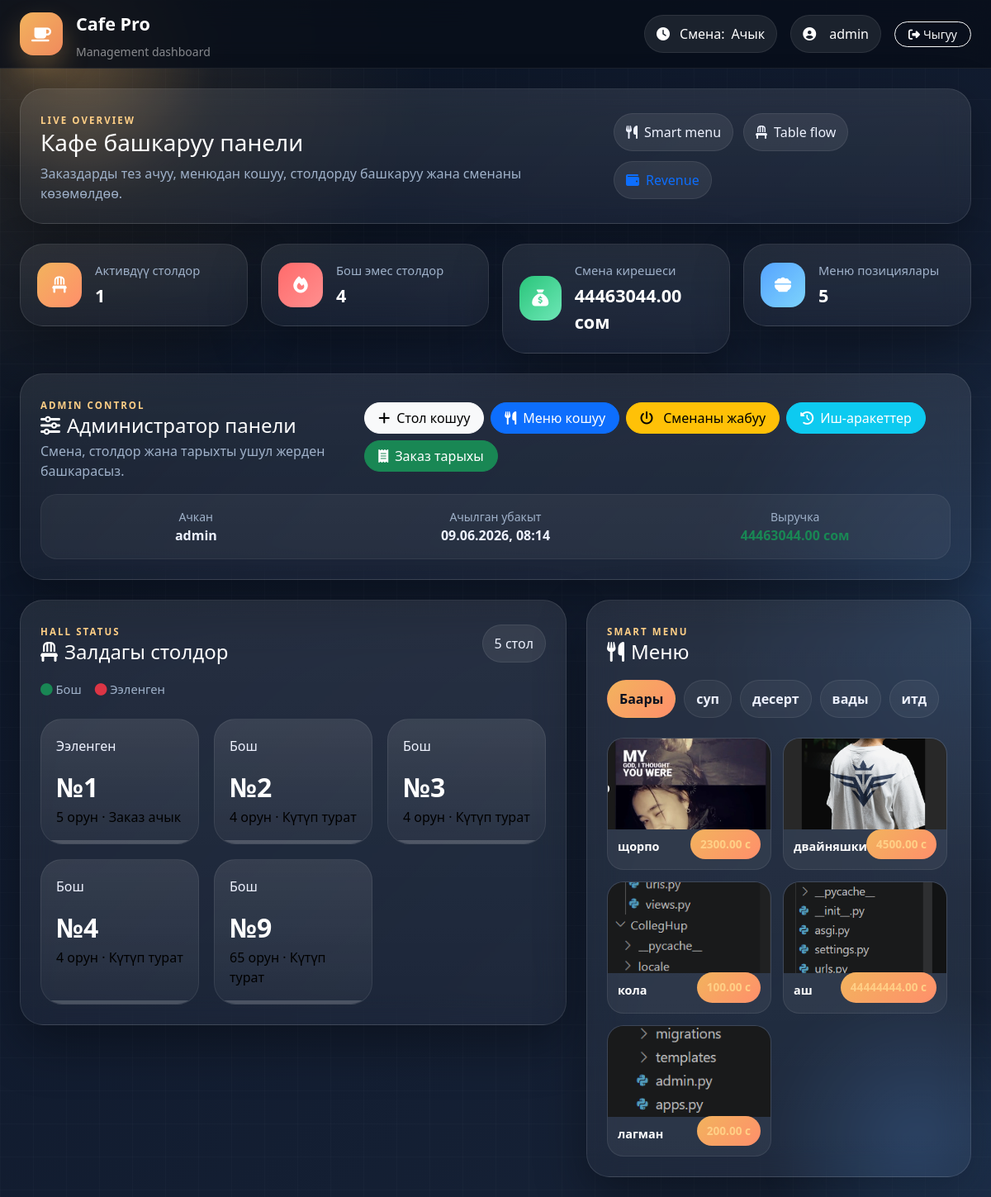
The page /dashboard/ (signed in) on the database its author committed.
### cafe/models.py (models this page shows, shortened)
class Shift(models.Model):
    STATUS_CHOICES = [
        ('open', 'Ачык'),
        ('closed', 'Жабык'),
    ]
    opened_by = models.ForeignKey(User, on_delete=models.CASCADE)
    status = models.CharField(max_length=20, choices=STATUS_CHOICES, default='open')
    opened_at = models.DateTimeField(auto_now_add=True)
    closed_at = models.DateTimeField(null=True, blank=True)
    def revenue(self):
        orders = Order.objects.filter(
            status='closed',
            created_at__gte=self.opened_at
        )
        return sum(o.total() for o in orders)

class Order(models.Model):
    STATUS_CHOICES = [
        ('open', 'Ачык'),
        ('closed', 'Жабык'),
        ('cancelled', 'Жокко чыгарылган'),
    ]
    table = models.ForeignKey(Table, on_delete=models.CASCADE)
    waiter = models.ForeignKey(User, on_delete=models.CASCADE)
    status = models.CharField(max_length=20, choices=STATUS_CHOICES, default='open')
    created_at = models.DateTimeField(auto_now_add=True)
    closed_at = models.DateTimeField(null=True, blank=True)
    def total(self):
        return sum(item.subtotal() for item in self.orderitem_set.all())

class OrderItem(models.Model):
    order = models.ForeignKey(Order, on_delete=models.CASCADE)
    menu_item = models.ForeignKey(MenuItem, on_delete=models.CASCADE)
    quantity = models.IntegerField(default=1)        # Саны
    def subtotal(self):
        return self.menu_item.price * self.quantity

class MenuItem(models.Model):
    category = models.ForeignKey(Category, on_delete=models.CASCADE)
    name = models.CharField(max_length=200)          # Тамактын аты
    price = models.DecimalField(max_digits=10, decimal_places=2)  # Баасы
    image = models.ImageField(upload_to='menu/', blank=True, null=True)
    is_available = models.BooleanField(default=True) # Бар/Жок

class Table(models.Model):
    STATUS_CHOICES = [
        ('free', 'Бош'),
        ('busy', 'Ээленген'),
        ('selected', 'Тандалган'),
    ]
    number = models.IntegerField(unique=True)        # Стол номери
    seats = models.IntegerField()                    # Орун саны
    status = models.CharField(max_length=20, choices=STATUS_CHOICES, default='free')

class Category(models.Model):
    name = models.CharField(max_length=100)          # Категория аты

### cafe/views.py (the view)
# urls.py: path('dashboard/', views.dashboard_view, name='dashboard'),
@login_required
def dashboard_view(request):
    context = get_base_context(request)
    return render(request, 'dashboard.html', context)

### cafe/views.py (called while the page is built)
def get_base_context(request):
    tables = Table.objects.all()
    menu_items = MenuItem.objects.all()
    categories = Category.objects.all()
    active_shift = Shift.objects.filter(status='open').first()
    return {
        'tables': tables,
        'menu_items': menu_items,
        'categories': categories,
        'active_shift': active_shift,
        'active_tables': tables.filter(status='busy').count(),
        'free_tables': tables.filter(status='free').count(),
        'menu_count': menu_items.count(),
    }

### templates/dashboard.html (shortened to what this page needs)
{% load static %}
<!DOCTYPE html>
<html lang="ky">
<head>
    <link href="https://cdn.jsdelivr.net/npm/bootstrap@5.3.0/dist/css/bootstrap.min.css" rel="stylesheet">
    <link rel="stylesheet" href="https://cdnjs.cloudflare.com/ajax/libs/font-awesome/6.4.0/css/all.min.css">
    <link rel="stylesheet" href="{% static 'css/style.css' %}">
</head>
<body>
    <div class="bg-orb orb-1"></div>
    <div class="bg-orb orb-2"></div>
    <div class="bg-grid"></div>
    <nav class="navbar navbar-expand-lg premium-navbar px-3 px-lg-4">
        <div class="container-fluid p-0">
            <div class="d-flex align-items-center gap-3">
                <div class="nav-logo"><i class="fas fa-coffee"></i></div>
                <div>
                    <span class="navbar-brand mb-0 d-block">Cafe Pro</span>
                    <small class="text-white-50">Management dashboard</small>
                </div>
            </div>
            <div class="d-flex align-items-center text-white gap-3 flex-wrap justify-content-end">
                <span class="shift-pill">
                    <i class="fas fa-clock me-1"></i>Смена:
                    <span>{% if active_shift %}Ачык{% else %}Жабык{% endif %}</span>
                </span>
                <span class="user-pill"><i class="fas fa-user-circle me-2"></i>{{ request.user.username }}</span>
                <a href="{% url 'logout' %}" class="btn btn-outline-light btn-sm rounded-pill px-3">
                    <i class="fas fa-sign-out-alt me-1"></i>Чыгуу
                </a>
            </div>
        </div>
    </nav>
    <main class="container-fluid px-3 px-lg-4 py-4">
        <section class="hero-banner glass-card mb-4">
            <div>
                <span class="section-kicker">LIVE OVERVIEW</span>
                <h3 class="mb-2">Кафе башкаруу панели</h3>
                <p class="text-muted mb-0">Заказдарды тез ачуу, менюдан кошуу, столдорду башкаруу жана сменаны көзөмөлдөө.</p>
            </div>
            <div class="hero-badges">
                <span><i class="fas fa-utensils"></i> Smart menu</span>
                <span><i class="fas fa-chair"></i> Table flow</span>
                <a href="{% url 'revenue' %}" class="text-decoration-none">
                    <span><i class="fas fa-wallet"></i> Revenue</span>
                </a>
            </div>
        </section>
        <section class="row g-3 mb-4">
            <div class="col-6 col-xl-3">
                <div class="stat-card glass-card">
                    <div class="stat-icon amber"><i class="fas fa-chair"></i></div>
                    <div>
                        <div class="stat-label">Активдүү столдор</div>
                        <div class="stat-value">{{ active_tables }}</div>
                    </div>
                </div>
            </div>
            <div class="col-6 col-xl-3">
                <div class="stat-card glass-card">
                    <div class="stat-icon red"><i class="fas fa-fire"></i></div>
                    <div>
                        <div class="stat-label">Бош эмес столдор</div>
                        <div class="stat-value">{{ free_tables }}</div>
                    </div>
                </div>
            </div>
            <div class="col-6 col-xl-3">
                <div class="stat-card glass-card">
                    <div class="stat-icon green"><i class="fas fa-sack-dollar"></i></div>
                    <div>
                        <div class="stat-label">Смена кирешеси</div>
                        <div class="stat-value">{% if active_shift %}{{ active_shift.revenue }}{% else %}0{% endif %} сом</div>
                    </div>
                </div>
            </div>
            <div class="col-6 col-xl-3">
                <div class="stat-card glass-card">
                    <div class="stat-icon blue"><i class="fas fa-bowl-food"></i></div>
                    <div>
                        <div class="stat-label">Меню позициялары</div>
                        <div class="stat-value">{{ menu_count }}</div>
                    </div>
                </div>
            </div>
        </section>
        <section class="glass-card admin-panel mb-4">
            <div class="panel-head d-flex flex-column flex-lg-row justify-content-between align-items-lg-center gap-3">
                <div>
                    <span class="section-kicker">ADMIN CONTROL</span>
                    <h4 class="mb-1"><i class="fas fa-sliders me-2"></i>Администратор панели</h4>
                    <p class="text-muted mb-0">Смена, столдор жана тарыхты ушул жерден башкарасыз.</p>
                </div>
                <div class="d-flex flex-wrap gap-2">
                    <button class="btn btn-light rounded-pill px-3" data-bs-toggle="modal" data-bs-target="#addTableModal">
                        <i class="fas fa-plus me-2"></i>Стол кошуу
                    </button>
                    <a href="{% url 'add_menu_item' %}" class="btn btn-primary rounded-pill px-3">
                        <i class="fas fa-utensils me-2"></i>Меню кошуу
                    </a>
                    <form method="POST" action="{% url 'toggle_shift' %}">
                        <button class="btn btn-warning rounded-pill px-3">
                            <i class="fas fa-power-off me-2"></i>
                            {% if active_shift %}Сменаны жабуу{% else %}Сменаны ачуу{% endif %}
                        </button>
                    </form>
                    <button class="btn btn-info text-white rounded-pill px-3" data-bs-toggle="modal" data-bs-target="#historyModal">
                        <i class="fas fa-history me-2"></i>Иш-аракеттер
                    </button>
                    <a href="{% url 'order_history' %}" class="btn btn-success rounded-pill px-3">
                        <i class="fas fa-receipt me-2"></i>Заказ тарыхы
                    </a>
                </div>
            </div>
            {% if active_shift %}
            <div class="shift-info-panel mt-3">
                <div class="row text-center">
                    <div class="col"><div class="text-muted small">Ачкан</div><strong>{{ active_shift.opened_by.username }}</strong></div>
                    <div class="col"><div class="text-muted small">Ачылган убакыт</div><strong>{{ active_shift.opened_at|date:"d.m.Y, H:i" }}</strong></div>
                    <div class="col"><div class="text-muted small">Выручка</div><strong class="text-success">{{ active_shift.revenue }} сом</strong></div>
                </div>
            </div>
            {% endif %}
        </section>
        <section class="row g-4">
            <div class="col-xl-7">
                <div class="glass-card panel-card">
                    <div class="panel-head d-flex justify-content-between align-items-center">
                        <div>
                            <span class="section-kicker">HALL STATUS</span>
                            <h4 class="mb-1"><i class="fas fa-chair me-2"></i>Залдагы столдор</h4>
                        </div>
                        <div class="mini-info">{{ tables.count }} стол</div>
                    </div>
                    <div class="table-legend mt-3">
                        <span><i class="fas fa-circle text-success"></i> Бош</span>
                        <span><i class="fas fa-circle text-danger"></i> Ээленген</span>
                    </div>
                    <div class="tables-grid mt-4">
                        {% for table in tables %}
                        <div class="table-card {% if table.status == 'busy' %}table-busy{% else %}table-free{% endif %}">
                            <div class="table-status-badge">
                                {% if table.status == 'busy' %}Ээленген{% else %}Бош{% endif %}
                            </div>
                            <div class="table-number">№{{ table.number }}</div>
                            <div class="table-info">{{ table.seats }} орун ·
                                {% if table.status == 'busy' %}Заказ ачык{% else %}Күтүп турат{% endif %}
                            </div>
                        </div>
                        {% endfor %}
                    </div>
                </div>
            </div>
            <div class="col-xl-5">
                <div class="glass-card panel-card">
                    <div class="panel-head d-flex justify-content-between align-items-center gap-2 flex-wrap">
                        <div>
                            <span class="section-kicker">SMART MENU</span>
                            <h4 class="mb-1"><i class="fas fa-utensils me-2"></i>Меню</h4>
                        </div>
                    </div>
                    <div class="menu-filters mt-3">
                        <button class="filter-chip active">Баары</button>
                        {% for cat in categories %}
                        <button class="filter-chip">{{ cat.name }}</button>
                        {% endfor %}
                    </div>
                    <div class="menu-grid mt-4">
                        {% for item in menu_items %}
                        <div class="menu-card">
                            {% if item.image %}
                            <img src="{{ item.image.url }}" alt="{{ item.name }}">
                            {% endif %}
                            <div class="menu-card-body">
                                <div class="menu-name">{{ item.name }}</div>
                                <div class="menu-price">{{ item.price }} с</div>
                            </div>
                        </div>
                        {% endfor %}
                    </div>
                </div>
            </div>
        </section>
    </main>
</body>
</html>

### rows shown on the page
Shift: revenue "44463044.00", opened_by.username "admin", opened_at "09.06.2026, 08:14"
Table: status "Ээленген", number "1", seats "5"
Table: status "Бош", number "2", seats "4"
Table: status "Бош", number "3", seats "4"
Table: status "Бош", number "4", seats "4"
Table: status "Бош", number "9", seats "65"
Category: name "суп"
Category: name "десерт"
Category: name "вады"
Category: name "итд"
MenuItem: image (picture), name "щорпо", price "2300.00"
MenuItem: image (picture), name "двайняшки", price "4500.00"
MenuItem: image (picture), name "кола", price "100.00"
MenuItem: image (picture), name "аш", price "44444444.00"
MenuItem: image (picture), name "лагман", price "200.00"

### other values the page prints
{{ request.user.username }} "admin"
{{ active_tables }} "1"
{{ free_tables }} "4"
{{ menu_count }} "5"
{{ tables.count }} "5"
